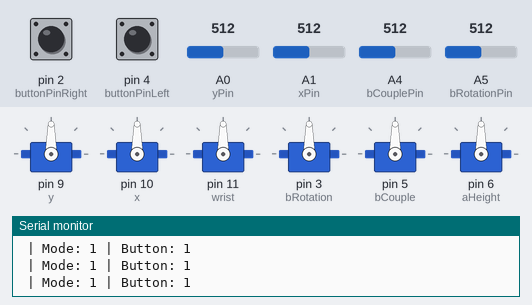
This sketch was run on a simulated Arduino Uno, built with avr-gcc and run on an emulated ATmega328P. Parts: 6 × servo, the last lines printed to the serial monitor. The test bench sets the inputs (shaded band); at power-on: A0 (yPin) = 512, pin 2 (buttonPinRight) HIGH, A4 (bCouplePin) = 512, A5 (bRotationPin) = 512, pin 4 (buttonPinLeft) HIGH, A1 (xPin) = 512.

Above: at 1.2 s.
1.3 s: A0 (yPin) set to 716
At 2.5 s:
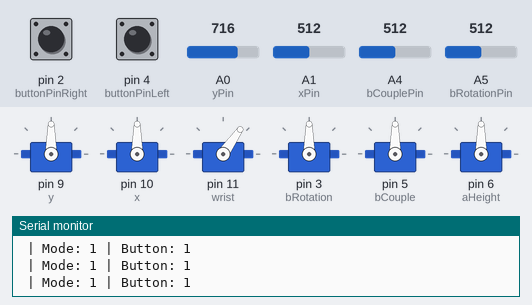
2.9 s: pin 2 (buttonPinRight) pulled LOW for 1 s
At 5.1 s:
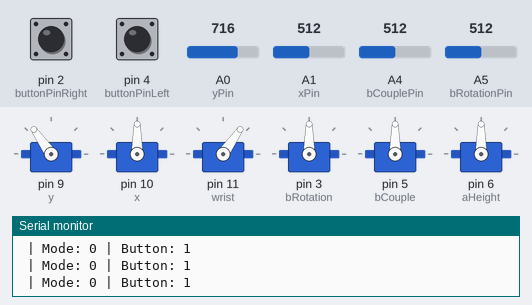
5.4 s: A4 (bCouplePin) set to 716
At 6.6 s:
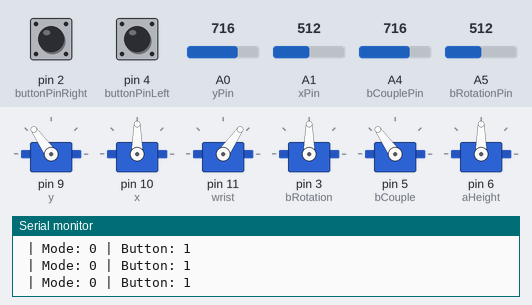
6.9 s: A5 (bRotationPin) set to 716
At 8.2 s:
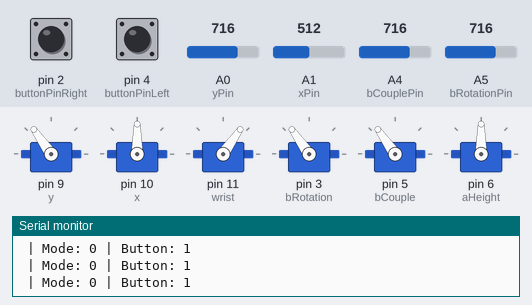
8.5 s: pin 4 (buttonPinLeft) pulled LOW for 0.25 s
At 9.5 s:
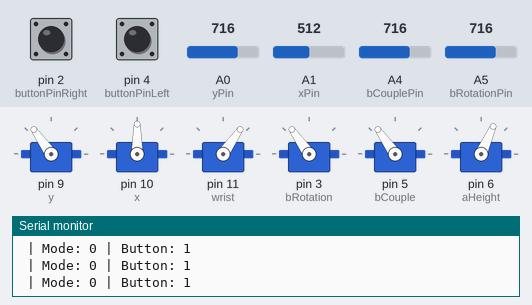
10.2 s: A0 (yPin) set to 992
At 11.3 s:
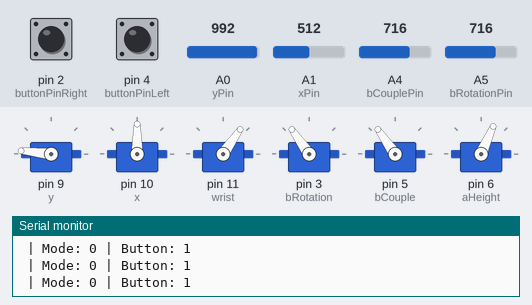
Timing chart, 0 to 12.7 s (numbered marks = the images above; inputs shaded):
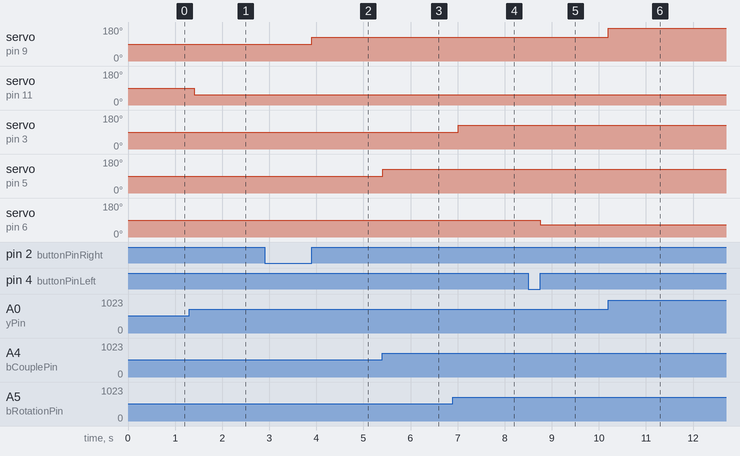

The sketch:

ArmController.ino
```cpp
#include <Servo.h>
/* LEFT JOYSTICK */
Servo bRotation;
Servo bCouple;
Servo aHeight;

int bRotationPin = A5;
int bCouplePin = A4;
int buttonPinLeft = 4;

int bRotationPosition = 0;
int bCouplePosition = 0;
int buttonStateLeft = 0;
int aHeightPosition = 0;

boolean currStateLeft = 1;
boolean buttonPressedLeft = false;
boolean buttonReleasedLeft = false;
int ModeLeft = 1;
int previousLeft = 1;

/* RIGHT JOYSTICK */
Servo x;
Servo y;
Servo wrist;

int xPin = A1;
int yPin = A0;
int buttonPinRight = 2;

int xPosition = 0;
int yPosition = 0;
int buttonStateRight = 0;
int wristPosition = 0;

boolean currStateRight = 1;
boolean buttonPressedRight = false;
boolean buttonReleasedRight = false;
int ModeRight = 1;
int previousRight = 1;

void setup() {
  // initialize serial communications at 9600 bps:
  Serial.begin(9600);

  /*RIGHT*/
  y.attach(9);
  x.attach(10);
  wrist.attach(11);

  pinMode(xPin, INPUT);
  pinMode(yPin, INPUT);

  //activate pull-up resistor on the push-button pin
  pinMode(buttonPinRight, INPUT_PULLUP);

  /*LEFT*/
  bRotation.attach(3);
  bCouple.attach(5);
  aHeight.attach(6);

  pinMode(bRotationPin, INPUT);
  pinMode(bCouplePin, INPUT);

  pinMode(buttonPinLeft, INPUT_PULLUP);

  // For versions prior to Arduino 1.0.1
  // pinMode(buttonPin, INPUT);
  // digitalWrite(buttonPin, HIGH);


}

void loop() {

  /*RIGHT*/
  xPosition = analogRead(xPin);
  yPosition = analogRead(yPin);
  wristPosition = yPosition;
  previousRight = 1;
  buttonStateRight = digitalRead(buttonPinRight);

  Serial.print(" | Button: ");
  Serial.println(buttonStateRight);
  Serial.print(" | Mode: ");
  Serial.print(ModeRight);

  while (buttonStateRight != currStateRight) {

    buttonPressedRight = true;
    if (buttonPressedRight == true){
      Serial.print(buttonStateRight);
      Serial.print(currStateRight);
      if (buttonStateRight != currStateRight){
        buttonReleasedRight = true;
        buttonPressedRight = false;
      }
    }
    if (buttonReleasedRight == true){
      buttonReleasedRight = false;
      buttonPressedRight = false;
      if(buttonStateRight == currStateRight){
        Serial.print("RELEASED");
      }
    }
    int stateRight = digitalRead(buttonPinRight);
    if(stateRight != buttonStateRight) {
      ModeRight = !ModeRight;
      break;
    }
  }

  if (ModeRight == 1) {
    int servoX = map(xPosition, 0, 1024, 180, 0);
    int servoWrist = map(wristPosition, 0, 1024, 180, 0);
    wrist.write(servoWrist);
    x.write(servoX);

    delay(100); // add some delay between reads
  }

  else if (ModeRight == 0) {
    int servoY = map(yPosition, 0, 1024, 0, 180);  // Height of upper arm
    y.write(servoY);

    delay(100);
  }

  /*LEFT*/
  bRotationPosition = analogRead(bRotationPin);
  bCouplePosition = analogRead(bCouplePin);
  aHeightPosition = bCouplePosition;
  previousLeft = 1;
  buttonStateLeft = digitalRead(buttonPinLeft);

  while (buttonStateLeft != currStateLeft) {

    buttonPressedLeft = true;
      if (buttonStateLeft != currStateLeft){
        buttonReleasedLeft = true;
        buttonPressedLeft = false;
      }
    if (buttonReleasedLeft == true){
      buttonReleasedLeft = false;
      buttonPressedLeft = false;
    }
    int stateLeft = digitalRead(buttonPinLeft);
    if(stateLeft != buttonStateLeft) {
      ModeLeft = !ModeLeft;
      break;
    }
  }

  if (ModeLeft == 1) {
    int servoRotation = map(bRotationPosition, 0, 1024, 0, 180);
    int servoCouple = map(bCouplePosition, 0, 1024, 0, 180);
    bRotation.write(servoRotation);
    bCouple.write(servoCouple);

    delay(100); // add some delay between reads
  }

  else if (ModeLeft == 0) {
    int servoaHeight = map(aHeightPosition, 0, 1024, 0, 95);  // Gripper close/open
    aHeight.write(servoaHeight);

    delay(10);
  }
}
```

Measured:
- after the input at 1.3 s, servo on pin 11 (wrist): 90° → 55° after 0.11 s
- after the input at 2.9 s, servo on pin 9 (y): 90° → 125° after 1.0 s
- after the input at 5.4 s, servo on pin 5 (bCouple): 90° → 125° at once
- after the input at 6.9 s, servo on pin 3 (bRotation): 90° → 125° after 0.12 s
- after the input at 8.5 s, servo on pin 6 (aHeight): 90° → 66° after 0.25 s
- after the input at 10.2 s, servo on pin 9 (y): 125° → 174° at once
